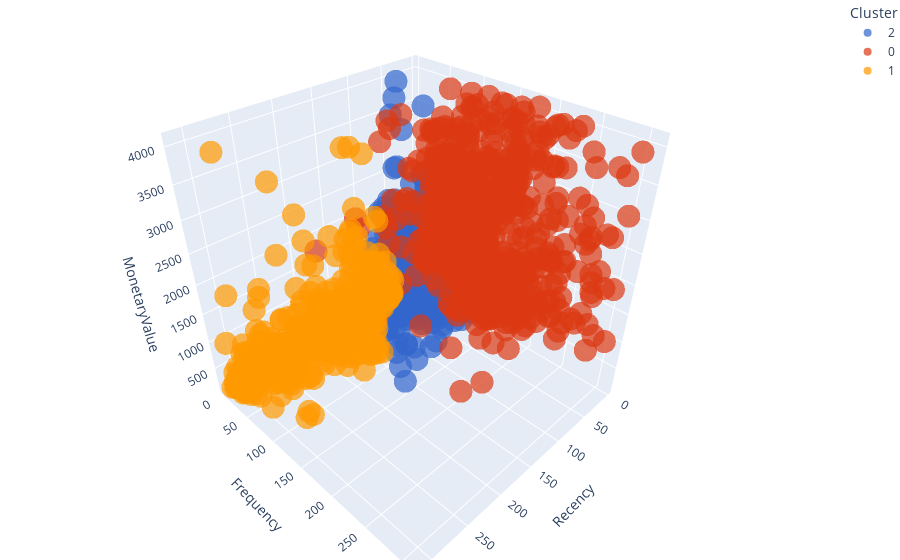

The cell this chart's notebook holds for it:
### Code cell
rfm_fig['Cluster'] = rfm_fig['Cluster'].astype(str)

import plotly.express as px
fig = px.scatter_3d(rfm_fig,x='Recency', y='Frequency', z='MonetaryValue',
              color='Cluster', opacity=0.7,color_discrete_sequence=px.colors.qualitative.G10)

fig.update_layout(margin=dict(l=0, r=0, b=0, t=0))
fig.show()

### Figure 1 — Plotly figure (JSON) as saved in the notebook; plotly's stock layout.template omitted (floating-point values rounded to 4 significant figures; data arrays with more than 128 entries replaced by an {"elided": "..."} marker saying what was removed)
{"data": [{"hovertemplate": "Cluster=2<br>Recency=%{x}<br>Frequency=%{y}<br>MonetaryValue=%{z}<extra></extra>", "legendgroup": "2", "marker": {"color": "#3366CC", "opacity": 0.7, "symbol": "circle"}, "mode": "markers", "name": "2", "scene": "scene", "showlegend": true, "x": {"elided": "1484 int values"}, "y": {"elided": "1484 int values"}, "z": {"elided": "1484 float values"}, "type": "scatter3d"}, {"hovertemplate": "Cluster=0<br>Recency=%{x}<br>Frequency=%{y}<br>MonetaryValue=%{z}<extra></extra>", "legendgroup": "0", "marker": {"color": "#DC3912", "opacity": 0.7, "symbol": "circle"}, "mode": "markers", "name": "0", "scene": "scene", "showlegend": true, "x": {"elided": "790 int values"}, "y": {"elided": "790 int values"}, "z": {"elided": "790 float values"}, "type": "scatter3d"}, {"hovertemplate": "Cluster=1<br>Recency=%{x}<br>Frequency=%{y}<br>MonetaryValue=%{z}<extra></extra>", "legendgroup": "1", "marker": {"color": "#FF9900", "opacity": 0.7, "symbol": "circle"}, "mode": "markers", "name": "1", "scene": "scene", "showlegend": true, "x": {"elided": "949 int values"}, "y": {"elided": "949 int values"}, "z": {"elided": "949 float values"}, "type": "scatter3d"}], "layout": {"scene": {"domain": {"x": [0, 1], "y": [0, 1]}, "xaxis": {"title": {"text": "Recency"}}, "yaxis": {"title": {"text": "Frequency"}}, "zaxis": {"title": {"text": "MonetaryValue"}}}, "legend": {"title": {"text": "Cluster"}, "tracegroupgap": 0}, "margin": {"t": 0, "l": 0, "r": 0, "b": 0}}}
